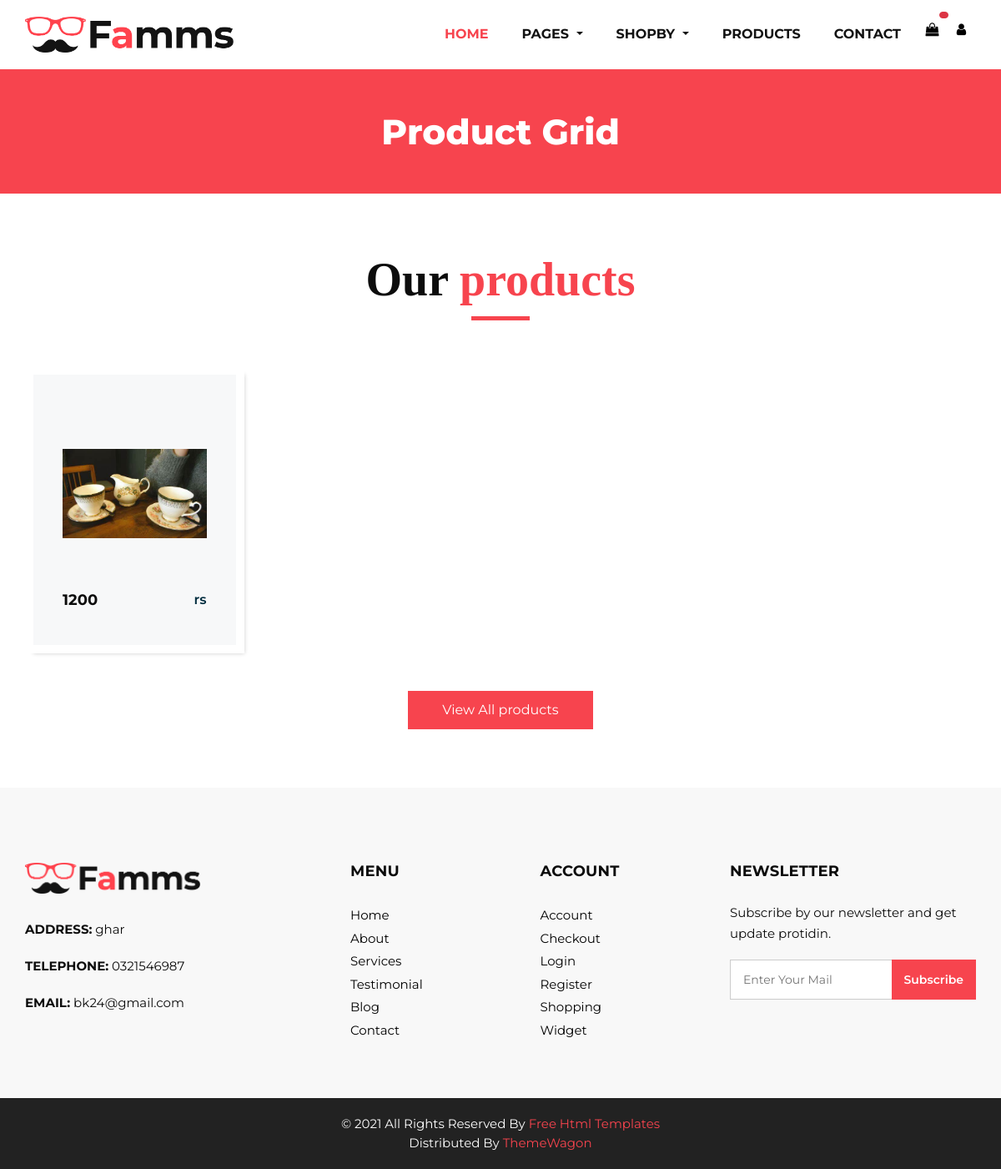
Screenshot of /farm/template/collection.php?n=11 with the database file from the repository.
### tables this page shows
CREATE TABLE `table_products` (
  `product_id` int(11) NOT NULL,
  `product_name` varchar(50) NOT NULL,
  `product_price` bigint(50) NOT NULL,
  `product_quantity` tinyint(50) NOT NULL,
  `product_catogary` int(11) NOT NULL,
  `product_image` varchar(300) NOT NULL
);

CREATE TABLE `information` (
  `id` int(11) NOT NULL,
  `addresss` varchar(50) NOT NULL,
  `phnm` varchar(50) NOT NULL,
  `email` varchar(50) NOT NULL
);

### farm/template/collection.php (the view, shortened to what this page needs)
<!DOCTYPE html>
<html lang="en">
<head>
</head>
<body>
    <?php
    include('header.php');
    ?>
<div class="hero_area">
      <section class="inner_page_head">
         <div class="container_fuild">
            <div class="row">
               <div class="col-md-12">
                  <div class="full">
                     <h3>Product Grid</h3>
                  </div>
               </div>
            </div>
         </div>
      </section>
      <section class="product_section layout_padding">
         <div class="container">
            <div class="heading_container heading_center">
               <h2>
                  Our <span>products</span>
               </h2>
            </div>
            <div class="row">
               <?php
                $cat = $_GET["n"];
               $fetch_product = "SELECT * FROM `table_products` WHERE `product_catogary` = $cat";
               $execute = mysqli_query($conn,$fetch_product);
               $check_product = mysqli_num_rows($execute);
               if($check_product > 0){
                  while($convert = mysqli_fetch_array($execute)){?>
                     <div class="col-sm-6 col-md-4 col-lg-3">
                     <div class="box">
                        <div class="img-box">
                           <img src="<?php echo $convert[5]; ?>">
                        </div>
                        <div class="detail-box">
                           <h5>
                           <?php echo $convert[2]; ?>
                           </h5>
                           <h6>
                              rs
                           </h6>
                        </div>
                     </div>
                  </div>
               <?php   }
               }
               else{
                  echo "kuch bhi nh hai";
               }
              ?>
            </div>
            <div class="btn-box">
               <a href="">
               View All products
               </a>
            </div>
         </div>
      </section>
      <?php
       include('footer.php');
      ?>
</body>
</html>

### farm/template/footer.php (shortened to what this page needs)
<!DOCTYPE html>
<html lang="en">
<head>
</head>
<body>
<footer>
         <div class="container">
            <div class="row">
               <div class="col-md-4">
                   <div class="full">
                      <div class="logo_footer">
                        <a href="#"><img width="210" src="images/logo.png" alt="#" /></a>
                      </div>
                      <div class="information_f">
                        <?php
                        require_once("../config.php");
                         $insert_query = "SELECT * FROM `information`";
                         $execute = mysqli_query($conn,$insert_query);
                         $kitni_rows = mysqli_num_rows($execute);
                         if($kitni_rows > 0 ){
                           $k = mysqli_fetch_array($execute)
                           ?>
                        <p><strong>ADDRESS:</strong> <?php echo $k[1];?></p>
                        <p><strong>TELEPHONE:</strong> <?php echo $k[2]; ?></p>
                        <p><strong>EMAIL:</strong> <?php echo $k[3]; ?></p>
                        <?php }
                        ?>
                      </div>
                   </div>
               </div>
               <div class="col-md-8">
                  <div class="row">
                  <div class="col-md-7">
                     <div class="row">
                        <div class="col-md-6">
                     <div class="widget_menu">
                        <h3>Menu</h3>
                        <ul>
                           <li><a href="#">Home</a></li>
                           <li><a href="#">About</a></li>
                           <li><a href="#">Services</a></li>
                           <li><a href="#">Testimonial</a></li>
                           <li><a href="#">Blog</a></li>
                           <li><a href="#">Contact</a></li>
                        </ul>
                     </div>
                  </div>
                  <div class="col-md-6">
                     <div class="widget_menu">
                        <h3>Account</h3>
                        <ul>
                           <li><a href="#">Account</a></li>
                           <li><a href="#">Checkout</a></li>
                           <li><a href="#">Login</a></li>
                           <li><a href="#">Register</a></li>
                           <li><a href="#">Shopping</a></li>
                           <li><a href="#">Widget</a></li>
                        </ul>
                     </div>
                  </div>
                     </div>
                  </div>
                  <div class="col-md-5">
                     <div class="widget_menu">
                        <h3>Newsletter</h3>
                        <div class="information_f">
                          <p>Subscribe by our newsletter and get update protidin.</p>
                        </div>
                        <div class="form_sub">
                           <form>
                              <fieldset>
                                 <div class="field">
                                    <input type="email" placeholder="Enter Your Mail" name="email" />
                                    <input type="submit" value="Subscribe" />
                                 </div>
                              </fieldset>
                           </form>
                        </div>
                     </div>
                  </div>
                  </div>
               </div>
            </div>
         </div>
      </footer>
      <div class="cpy_">
         <p class="mx-auto">© 2021 All Rights Reserved By <a href="https://html.design/">Free Html Templates</a><br>
            Distributed By <a href="https://themewagon.com/" target="_blank">ThemeWagon</a>
         </p>
      </div>
</body>
</html>

### farm/template/css/responsive.css (style rules this page uses)
@media (min-width: 1200px) { .container { max-width: 1170px; } }

### rows the page displays
table_products: product_image (picture), product_price "1200"
information: addresss "ghar", phnm "0321546987", email "bk24@gmail.com"
